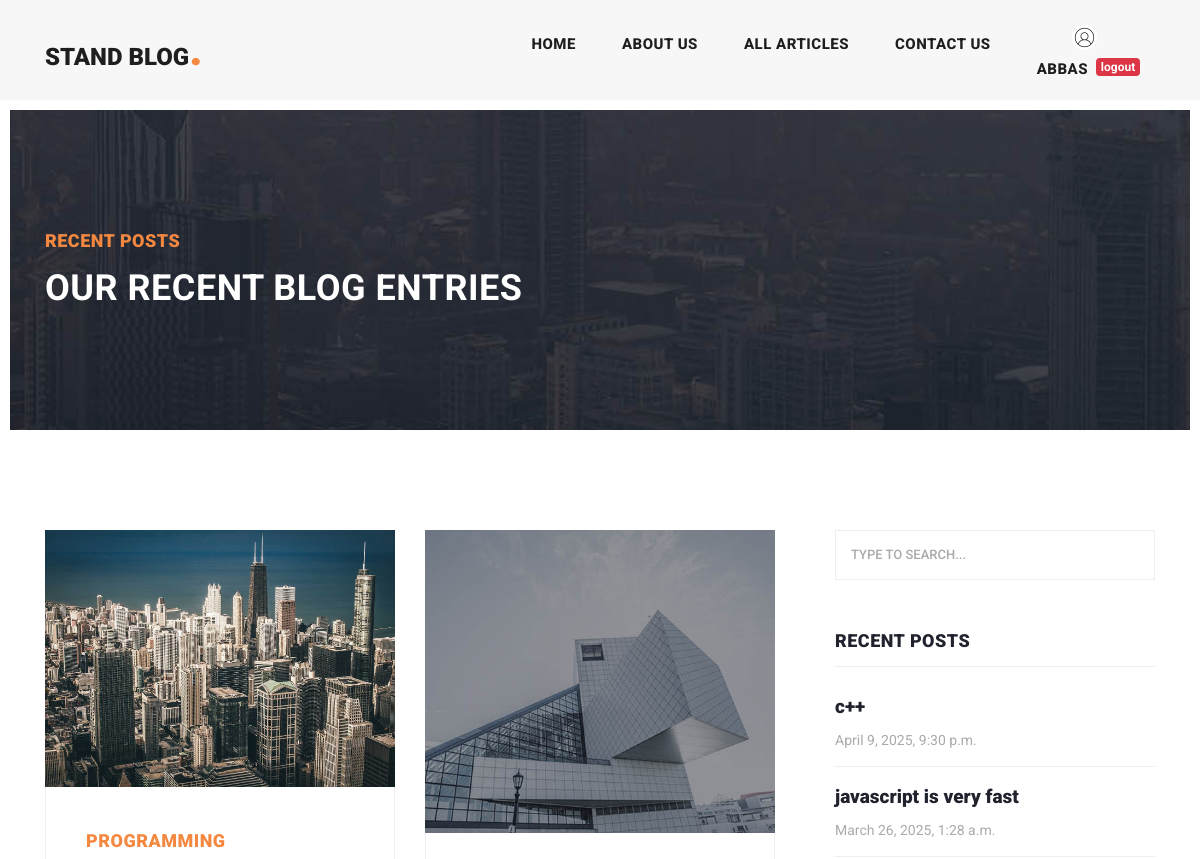
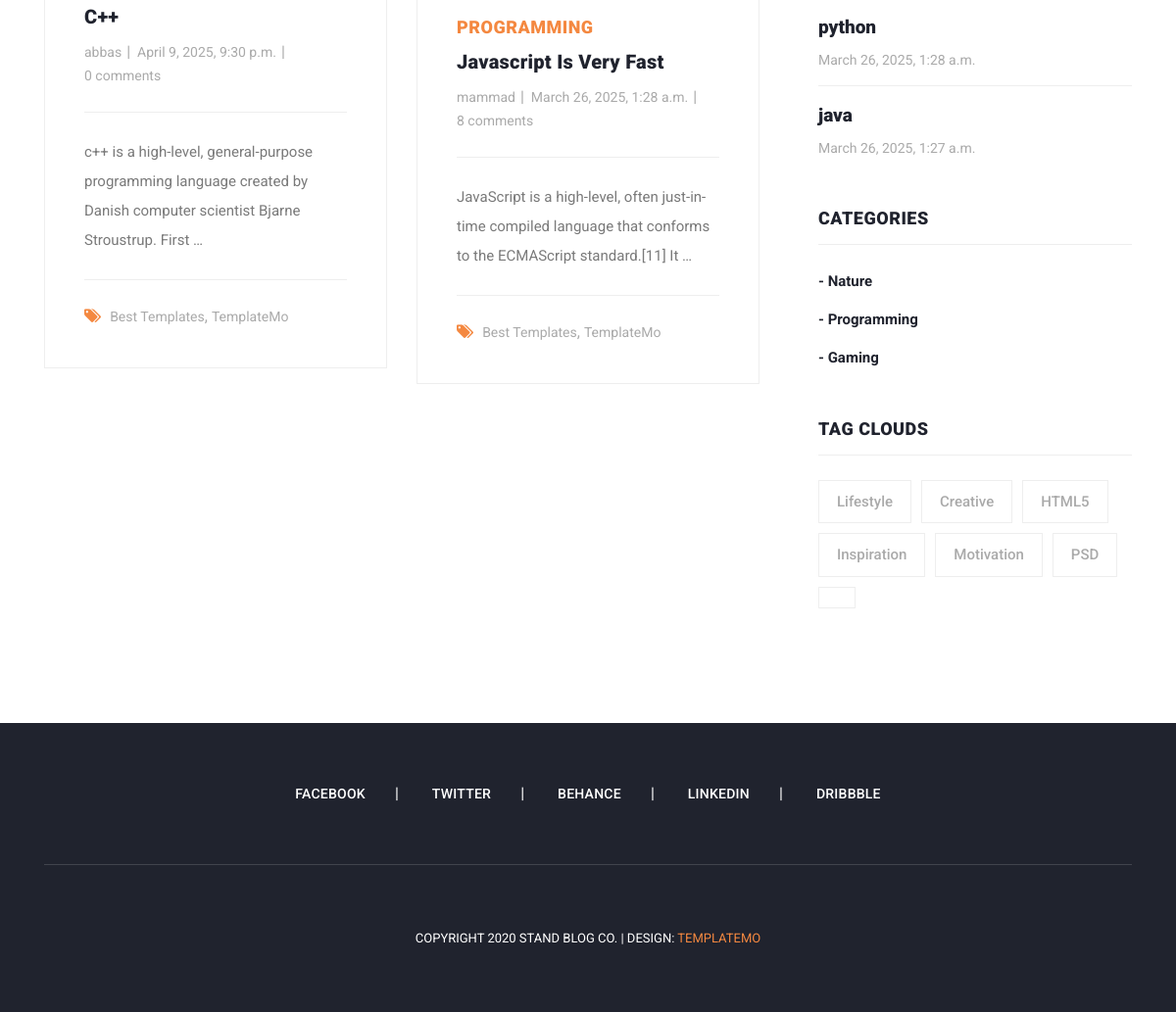
Screenshot of /articles/category/3 (signed in) with the database file from the repository (2 pictures, top to bottom).
### blog/models.py (models this page shows, shortened)
class Article(models.Model):
    author = models.ForeignKey(User , on_delete=models.SET_NULL, null=True , blank=True , related_name='articles')
    title = models.CharField(max_length=80)
    category = models.ManyToManyField(Category , related_name="articles")
    body = models.TextField()
    image = models.ImageField(upload_to='images/articles' , null=True, blank=True)
    created = models.DateTimeField(auto_now_add=True)
    updated = models.DateTimeField(auto_now=True)
    is_published = models.BooleanField(default=True)
    slug = models.SlugField(blank=True , unique=True)
    objects = models.Manager()
    class Meta:
        ordering = ('-updated','-created')
    def get_absolute_url(self):
        return reverse('blog:article_detail', kwargs={'slug': self.slug})

class Category(models.Model):
    title = models.CharField(max_length=100)
    created = models.DateTimeField(auto_now_add=True)
    def __str__(self):
        return self.title

### blog/views.py (the view)
# urls.py: path('category/<int:pk>', views.category_detail , name='category_detail'),
def category_detail(request , pk=None):
    category = get_object_or_404(Category, id=pk)
    articles = category.articles.all()
    return render(request , "blog/articles_list.html" , {'articles':articles})

### context_processors/context_processors.py (called while the page is built)
def recent_articles(request):
    recent_articles = Article.objects.order_by('-created')
    categories = Category.objects.all()
    return {'recent_articles': recent_articles , "categories": categories}

### blog/templates/blog/articles_list.html (shortened to what this page needs)
{% extends 'base.html' %}
{% load static %}
{% block content %}
    <div class="heading-page header-text">
      <section class="page-heading">
        <div class="container">
          <div class="row">
            <div class="col-lg-12">
              <div class="text-content">
                <h4>Recent Posts</h4>
                <h2>Our Recent Blog Entries</h2>
              </div>
            </div>
          </div>
        </div>
      </section>
    </div>
    <section class="blog-posts grid-system">
      <div class="container">
        <div class="row">
          <div class="col-lg-8">
            <div class="all-blog-posts">
              <div class="row">
                  {% for article in articles %}
                      <div class="col-lg-6">
                  <div class="blog-post">
                    <div class="blog-thumb">
                      <img src="{{ article.image.url }}" alt="">
                    </div>
                    <div class="down-content">
                      <span>{{ article.category.all.first }}</span>
                      <a href="{{ article.get_absolute_url }}"><h4>{{ article.title }}</h4></a>
                      <ul class="post-info">
                        <li><a href="#">{{ article.author.username }}</a></li>
                        <li><a href="#">{{ article.created }}</a></li>
                        <li><a href="#">{{ article.comments.count }} comments</a></li>
                      </ul>
                        <p>{{ article.body|truncatewords:15 }}</p>
                      <div class="post-options">
                        <div class="row">
                          <div class="col-lg-12">
                            <ul class="post-tags">
                              <li><i class="fa fa-tags"></i></li>
                              <li><a href="#">Best Templates</a>,</li>
                              <li><a href="#">TemplateMo</a></li>
                            </ul>
                          </div>
                        </div>
                      </div>
                    </div>
                  </div>
                </div>
                  {% endfor %}
                <div class="col-lg-12">
                </div>
              </div>
            </div>
          </div>
        {% include 'includes/sidebar.html' %}
        </div>
      </div>
    </section>
{% endblock %}

### templates/includes/header.html (shortened to what this page needs)
{% load static %}
<header class="">
      <nav class="navbar navbar-expand-lg">
        <div class="container">
          <a class="navbar-brand" href="index.html"><h2>Stand Blog<em>.</em></h2></a>
          <div class="collapse navbar-collapse" id="navbarResponsive">
            <ul class="navbar-nav ml-auto">
              <li class="nav-item{% if request.resolver_match.url_name == 'home' %} active {% endif %}">
                <a class="nav-link" href="{% url 'home_app:home' %}">Home
                </a>
              </li>
              <li class="nav-item">
                <a class="nav-link" href="{% url 'blog:about_us' %}">About Us</a>
              </li>
              <li class="nav-item {% if request.resolver_match.url_name == 'articles_list' %} active {% endif %} ">
                <a class="nav-link" href="{% url 'blog:articles_list' %}">All Articles</a>
              </li>
              <li class="nav-item">
                <a class="nav-link" href="{% url 'blog:contact_us' %}">Contact Us</a>
              </li>
              <li class="nav-item">
                  {% if request.user.is_authenticated %}
                      {% if user.profile.image %}
                          <span><img src="{{ user.profile.image.url }}" width="25px" height="25px" style="border-radius: 100%" alt=""></span>
                          {% else %}
                          <span><img src="{% static 'images/icons/index.jpg' %}" width="25px" height="25px" style="border-radius: 100%" alt=""></span>
                      {% endif %}
                      <div class="d-flex">
                          <a class="nav-link" href="">{{ request.user.username }}</a>
                      <a href={% url 'account:logout' %}><span class="badge badge-danger mt-2">logout</span></a>
                      </div>
                  {% else %}
                      <div class="d-flex" >
                      <a class="nav-link" href={% url 'account:login' %}>login</a> __
                      <a class="nav-link" href={% url 'account:register' %}>register</a>
                      </div>
                  {% endif %}
              </li>
            </ul>
          </div>
        </div>
      </nav>
    </header>

### templates/includes/sidebar.html
{% load static %}
<div class="col-lg-4">
            <div class="sidebar">
              <div class="row">
                <div class="col-lg-12">
                  <div class="sidebar-item search">
                    <form id="search_form" name="gs" method="GET" action="{% url 'blog:search_articles' %}">
                      <input type="text" name="q" class="searchText" placeholder="type to search..." autocomplete="on">
                    </form>
                  </div>
                </div>
                <div class="col-lg-12">
                  <div class="sidebar-item recent-posts">
                    <div class="sidebar-heading">
                      <h2>Recent Posts</h2>
                    </div>
                    <div class="content">
                      <ul>
                        {% for article in recent_articles %}
                            <li><a href="{{ article.get_absolute_url }}">
                              <h5>{{ article.title }}</h5>
                              <span>{{ article.created }}</span>
                        </a></li>
                        {% endfor %}
                      </ul>
                    </div>
                  </div>
                </div>
                <div class="col-lg-12">
                  <div class="sidebar-item categories">
                    <div class="sidebar-heading">
                      <h2>Categories</h2>
                    </div>
                    <div class="content">
                      <ul>
                          {% for category in categories %}
                              <li><a href="{% url 'blog:category_detail' category.id %}">- {{ category.title }}</a></li>
                          {% endfor %}
                      </ul>
                    </div>
                  </div>
                </div>
                <div class="col-lg-12">
                  <div class="sidebar-item tags">
                    <div class="sidebar-heading">
                      <h2>Tag Clouds</h2>
                    </div>
                    <div class="content">
                      <ul>
                        <li><a href="#">Lifestyle</a></li>
                        <li><a href="#">Creative</a></li>
                        <li><a href="#">HTML5</a></li>
                        <li><a href="#">Inspiration</a></li>
                        <li><a href="#">Motivation</a></li>
                        <li><a href="#">PSD</a></li>
                        <li><a href="#">{{ name }}</a></li>
                      </ul>
                    </div>
                  </div>
                </div>
              </div>
            </div>
          </div>

### rows the page displays
Article: image (picture), category.all.first "PROGRAMMING", title "C++", author.username "abbas", created "April 9, 2025, 9:30 p.m.", comments.count "0", body "c++ is a high-level, general-purpose programming language created by Danish computer scientist Bjarne Stroustrup. First …", title "c++"
Article: image (picture), category.all.first "PROGRAMMING", title "Javascript Is Very Fast", author.username "mammad", created "March 26, 2025, 1:28 a.m.", comments.count "8", body "JavaScript is a high-level, often just-in-time compiled language that conforms to the ECMAScript standard.[11] It …", title "javascript is very fast"
Article: title "python", created "March 26, 2025, 1:28 a.m."
Article: title "java", created "March 26, 2025, 1:27 a.m."
Category: title "Nature"
Category: title "Programming"
Category: title "Gaming"

### other values shown
{{ request.user.username }} "ABBAS"
